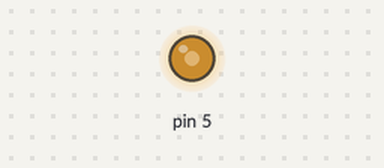
A sketch run on a simulated Arduino Uno, built with avr-gcc and run on an emulated ATmega328P. Parts: output pins drawn as LEDs (lit = HIGH). What the sketch prints to the serial monitor is not drawn.

Above: at 0.05 s.
At 2.0 s:
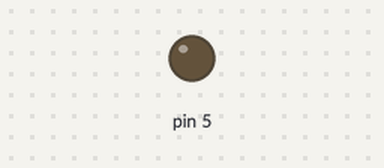
Timing chart, 0 to 4.6 s (numbered marks = the images above):
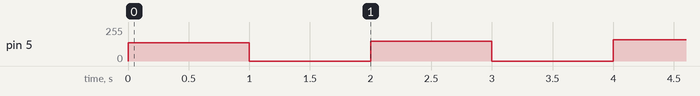

The sketch:

PWM_Motor_Test1.ino
```cpp
int pwm = 128 ;
void setup(){
  Serial.begin(9600);
  pinMode(5,OUTPUT);
}

void loop(){
  pwm += 10;
  analogWrite(5,pwm);
  delay(1000);
  analogWrite(5,0);
  delay(1000);
  Serial.println(pwm);
}
```
